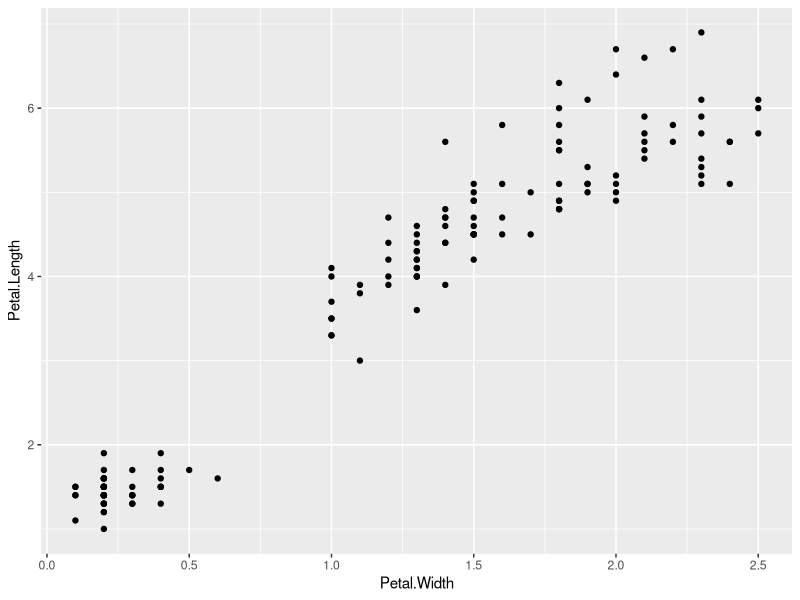
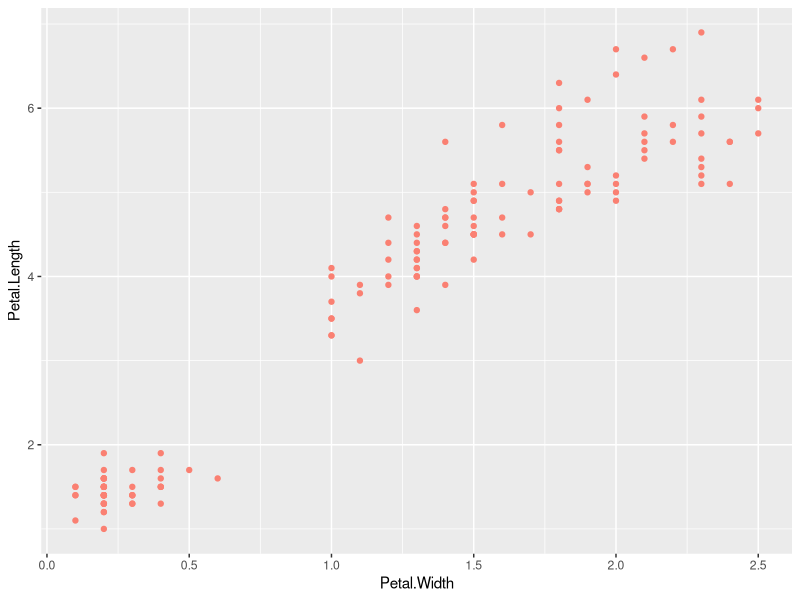
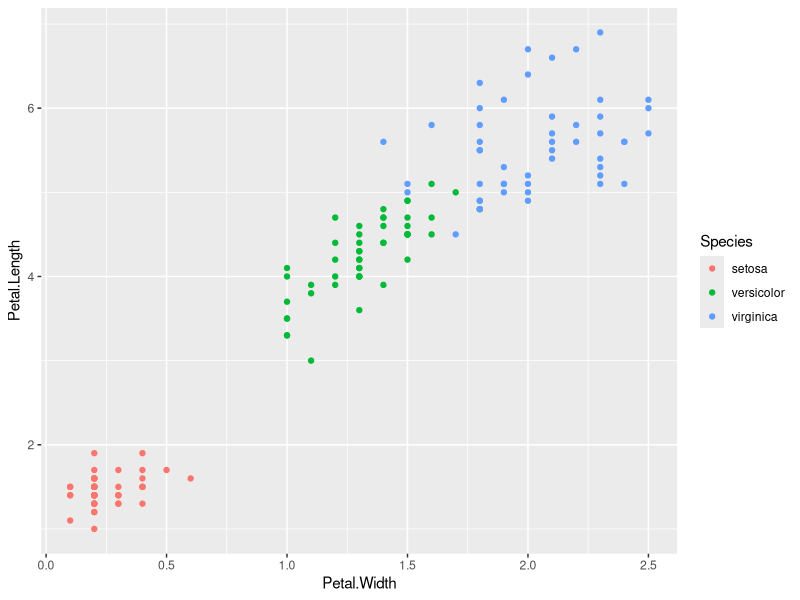
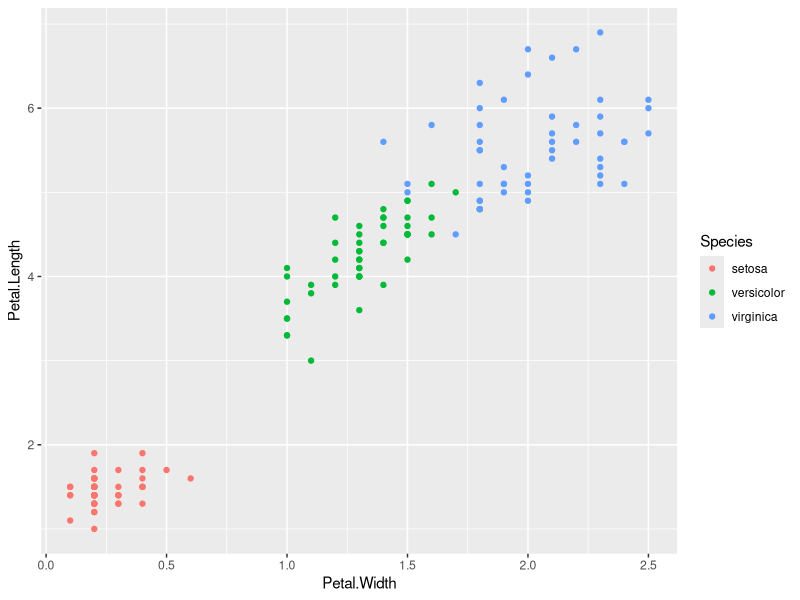
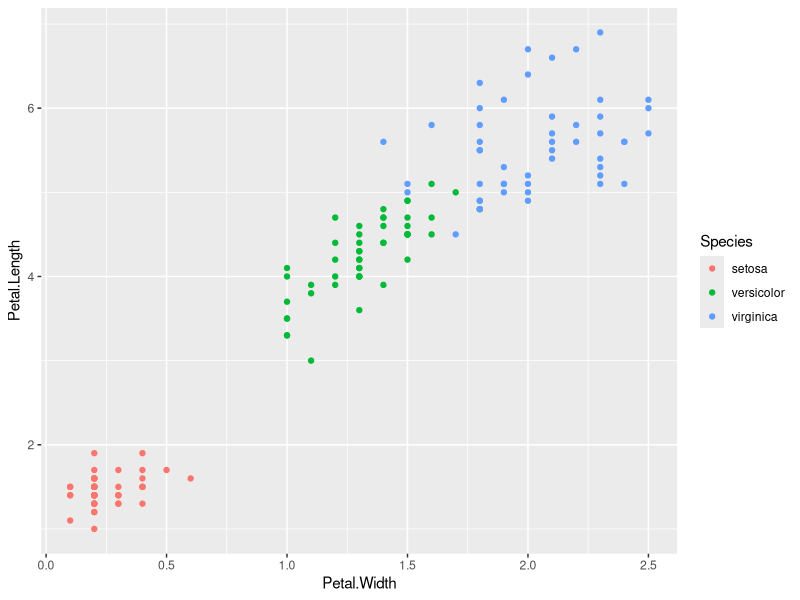
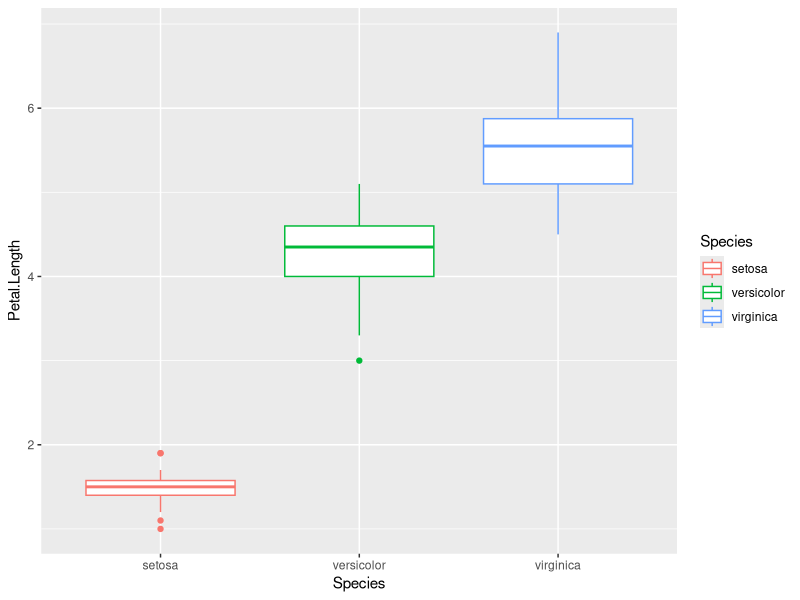
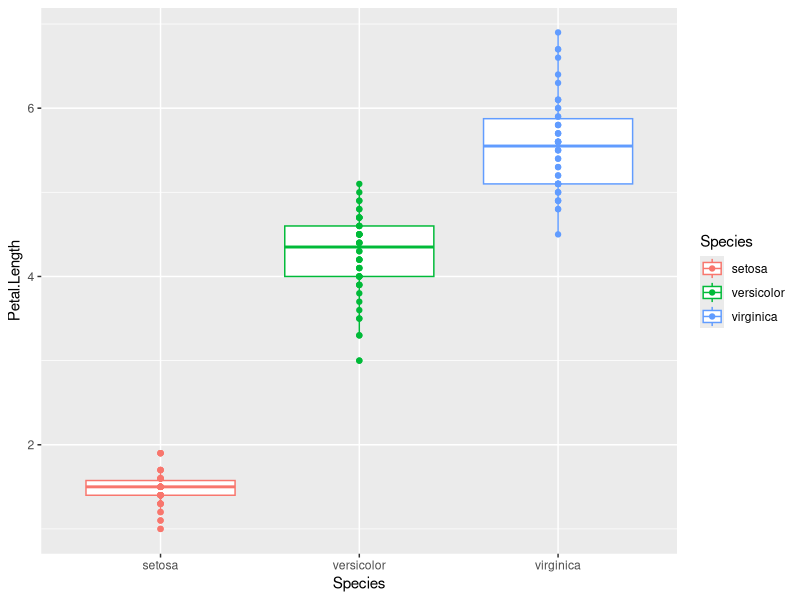

Generate these figures, in order, with R:

library(tidyverse)

# refresh tidyverse -------------------------------------------------------

# task 1: create a numeric vector with seq() function; length = 50
x <- seq(1, 50, by = 1)
y <- seq(1, 2, length = 50)

# task 2: use rep() function to 
# create a vector of 1, 2, 3, each repeated 3 times 
z1 <- rep(1:3, times = 3)
z2 <- rep(1:3, each = 3)

# task 3: create a data frame
# iris is a raw dataframe
# convert to tibble
# use as_tibble() to convert,
# and name the new df as df_iris
df_iris <- as_tibble(iris)

# task 4: choose rows with Species "setosa"
# use df_iris, and function filter()
df_setosa <- filter(df_iris, Species == "setosa")

# task 5: select columns starting with text "Petal"
# apply to df_iris, use select() function

## ineffective way
select(df_iris, c(Petal.Length, Petal.Width))

## more effective
select(df_iris, starts_with("Petal"))

# Piping
## naive approach
df_setosa <- filter(df_iris, Species == "setosa")
df_final <- select(df_setosa, starts_with("Petal"))

## piping for filter()
df_iris %>% 
  filter(Species == "setosa")

## piping for select()
df_iris %>% 
  select(starts_with("Petal"))

## piping at once
df_iris %>% 
  filter(Species == "setosa") %>% 
  select(starts_with("Petal"))

## and more
df_iris %>% 
  filter(Species == "setosa") %>% 
  select(starts_with("Petal")) %>% 
  filter(Petal.Length > 1.6)


# ggplot ------------------------------------------------------------------

## basic scatter plot
ggplot(df_iris,
       aes(x = Petal.Width,
           y = Petal.Length)) +
  geom_point()

## change color
ggplot(df_iris,
       aes(x = Petal.Width,
           y = Petal.Length)) +
  geom_point(color = "salmon")

## change color by species
ggplot(df_iris,
       aes(x = Petal.Width,
           y = Petal.Length)) +
  geom_point(aes(color = Species))

## change color by species
ggplot(df_iris,
       aes(x = Petal.Width,
           y = Petal.Length,
           color = Species)) +
  geom_point()

## combine with pipe
df_iris %>% 
  ggplot(aes(x = Petal.Width,
             y = Petal.Length,
             color = Species)) +
  geom_point()

## boxplot
df_iris %>% 
  ggplot(aes(x = Species,
             y = Petal.Length,
             color = Species)) +
  geom_boxplot()

## boxplot
df_iris %>% 
  ggplot(aes(x = Species,
             y = Petal.Length,
             color = Species)) +
  geom_boxplot() +
  geom_point()


  